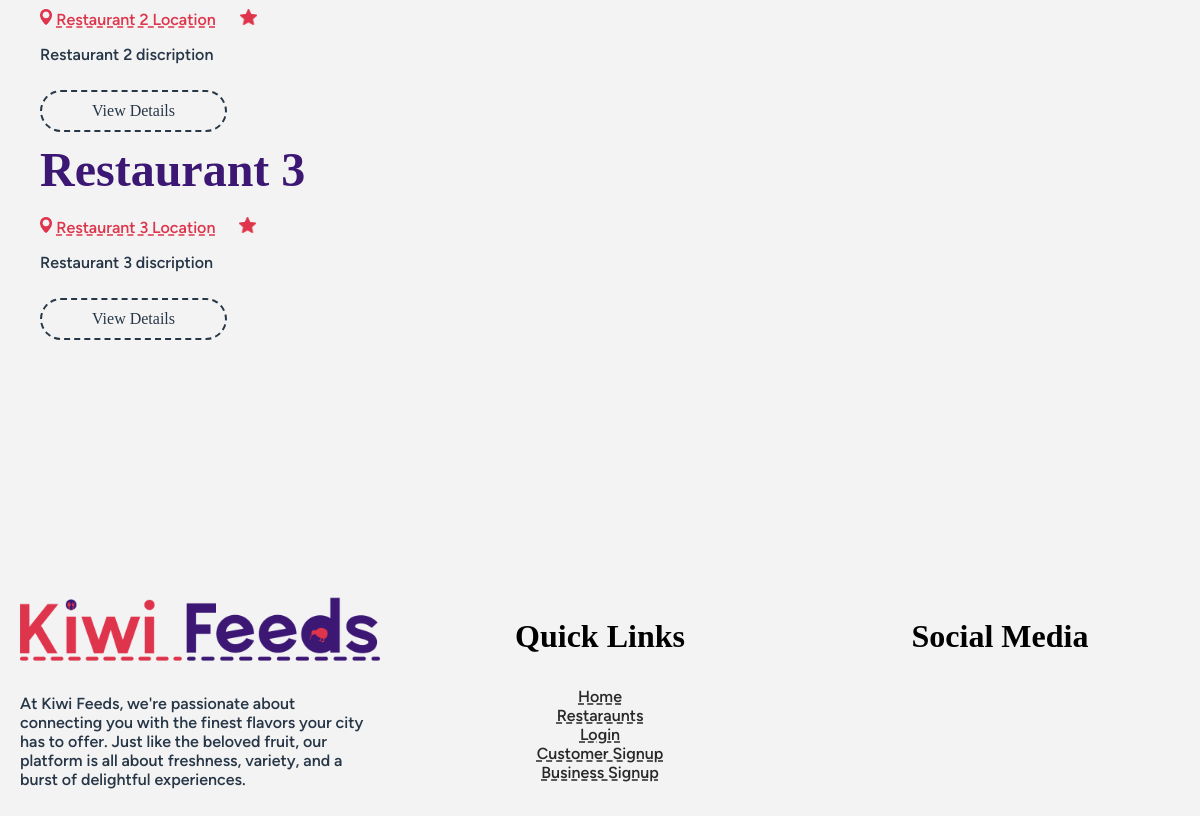
The page /restaurants/ (lower part) on the database as committed earlier.
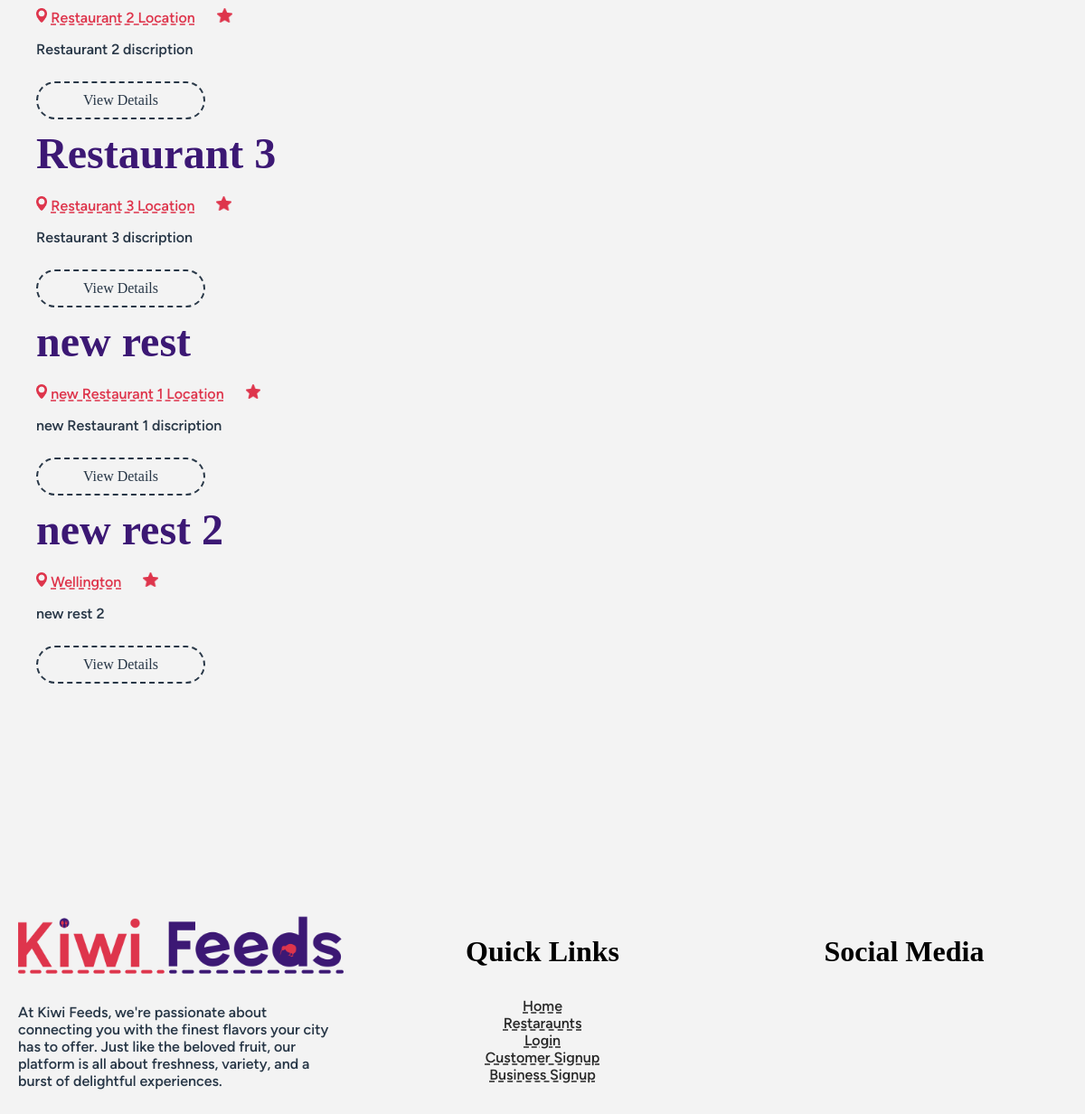
The same page on the database as committed later.
### app_restaurants/models.py (models this page shows, shortened)
class Restaurant(models.Model):
    restaurant_name = models.CharField(max_length=255)
    restaurant_description = models.CharField(max_length=255)
    restaurant_location = models.CharField(max_length=255)
    restaurant_owner = models.ForeignKey('app_user.UserProfile',on_delete=models.PROTECT, related_name='restaurant_owner_user',null=True,blank=True)

### app_restaurants/views.py (the view)
# urls.py: path("", restaurant_list, name="restaurant-list"),
def restaurant_list(request):
    model = Restaurant.objects.all()
    return render(request,'app_restaurants/restaurant_list.html',{"restaurant_list" : model})

### templates/app_restaurants/restaurant_list.html (shortened to what this page needs)
{% extends 'base/base.html' %}
{% load static %}
{% block content %}
<section>
    {% with restaurant_list=restaurant_list %}
            {% include 'components/restaurant_list_card.html' %}
    {% endwith %}
</section>
{%endblock content%}

### templates/components/restaurant_list_card.html (shortened to what this page needs)
{% load static %}
{% load custom_tags %}
{% block content %}
{% if restaurant_list %}
    <ul class='flex flex-col gap-4'>
        {% for restaurant in restaurant_list %}
        <div class="list-wrap">
            <li>
                <h2 class="r-title">{{ restaurant.restaurant_name}}</h2>
                <div class="info-wrap-list">
                    <img class="icon" src="{% static 'images/icons/location-pin.png' %}">
                    <a href="https://www.google.com/maps/place/{{restaurant.restaurant_location}}" target="_blank" class="t-link r-info-text">{{restaurant.restaurant_location}}</a>
                    <img class="icon" src="{% static 'images/icons/star.png' %}">
                </div>
                <p class="text">{{restaurant.restaurant_description}}</p>
                <div class="button-wrap">
                    <a href="{% url 'restaurant-details' restaurant_id=restaurant.id %}" class="btn btn-dark">View Details</a>
                </div>
            </li>
        </div>
        {% endfor %}
    </ul>
    {% else %}
        <p> Restaurant not available</p>
    {% endif %}
    {% endblock %}

Rows that differ between the two databases and show on the page:
added Restaurant: restaurant_name "new rest", restaurant_location "new Restaurant 1 Location", restaurant_description "new Restaurant 1 discription"
added Restaurant: restaurant_name "new rest 2", restaurant_location "Wellington", restaurant_description "new rest 2"
